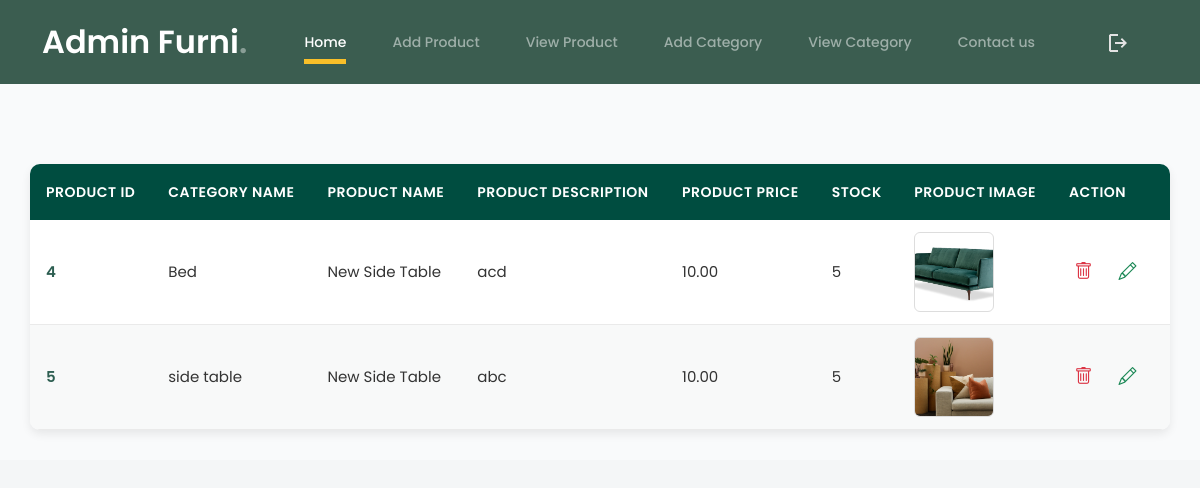
The page /view_product.php on the database its author committed.
### tables this page shows
CREATE TABLE `product` (
  `product_id` int(11) NOT NULL,
  `category_id` int(11) NOT NULL,
  `product_name` varchar(150) NOT NULL,
  `product_desc` text DEFAULT NULL,
  `product_price` decimal(10,2) NOT NULL,
  `stock` int(11) DEFAULT 0,
  `product_img` varchar(255) DEFAULT NULL,
  `created_at` timestamp NOT NULL DEFAULT current_timestamp(),
  `updated_at` timestamp NOT NULL DEFAULT current_timestamp() ON UPDATE current_timestamp()
);

CREATE TABLE `category` (
  `category_id` int(11) NOT NULL,
  `category_name` varchar(100) NOT NULL,
  `category_desc` text DEFAULT NULL,
  `status` enum('active','inactive') DEFAULT 'active',
  `created_at` datetime DEFAULT current_timestamp(),
  `updated_at` datetime DEFAULT current_timestamp() ON UPDATE current_timestamp()
);

### admin/view_product.php (the view)
<div class="product-table-container">
<?php
include "connect.php";
$select_query = "
SELECT product.product_id,
       category.category_name,
       product.product_name,
       product.product_desc,
       product.product_price,
       product.stock,
       product.product_img
FROM product
JOIN category ON product.category_id = category.category_id";
$run = mysqli_query($conn, $select_query);
$row = mysqli_num_rows($run);
if ($row > 0) {
?>
    <table class="product-table">
        <thead class="product-thead">
            <tr>
                <th>Product ID</th>
                <th>Category Name</th>
                <th>Product Name</th>
                <th>Product Description</th>
                <th>Product Price</th>
                <th>Stock</th>
                <th>Product Image</th>
                <th>Action</th>
            </tr>
        </thead>
        <tbody class="product-tbody">
        <?php
        while ($data = mysqli_fetch_assoc($run)) {
            echo "
            <tr class='product-row'>
                <td class='product-cell'>{$data['product_id']}</td>
                <td class='product-cell'>{$data['category_name']}</td>
                <td class='product-cell'>{$data['product_name']}</td>
                <td class='product-cell'>{$data['product_desc']}</td>
                <td class='product-cell'>{$data['product_price']}</td>
                <td class='product-cell'>{$data['stock']}</td>
                <td class='product-cell'>
                    <img src='Productuploads/{$data['product_img']}' alt='Product Image' class='product-image'>
                </td>
                <td class='product-action'>
                    <a href='product_delete.php?product_id={$data['product_id']}' class='delete-btn'><i class='bi bi-trash'></i></a>
                    <a href='update_product.php?product_id={$data['product_id']}' class='edit-btn'><i class='bi bi-pencil'></i></a>
                </td>
            </tr>";
        }
        ?>
        </tbody>
    </table>
<?php
} else {
    echo "<p class='no-product-msg'>No products found.</p>";
}
?>
</div>

### view_product.php (shortened to what this page needs)
<!DOCTYPE html>
<html lang="en">
<head>
     <?php include "headerlinks.php" ?>
</head>
<body>
    <?php include "admin/admin_nav.php" ?>
    <?php include "admin/view_product.php" ?>
</body>
</html>

### headerlinks.php (shortened to what this page needs)
<link href="css/bootstrap.min.css" rel="stylesheet">
<link rel="stylesheet" href="https://cdn.jsdelivr.net/npm/bootstrap-icons@1.11.3/font/bootstrap-icons.css">
<link href="https://cdnjs.cloudflare.com/ajax/libs/font-awesome/6.0.0-beta3/css/all.min.css" rel="stylesheet">
<link href="css/tiny-slider.css" rel="stylesheet">
<link href="css/style.css" rel="stylesheet">
<link rel="stylesheet" href="css/category.css">
<link rel="stylesheet" href="css/product.css">
<link rel="stylesheet" href="css/register.css">
<link rel="stylesheet" href="css/admin.css">

### admin/admin_nav.php (shortened to what this page needs)
<nav class="custom-navbar navbar navbar navbar-expand-md navbar-dark bg-dark" arial-label="Furni navigation bar">
	<div class="container">
		<a class="navbar-brand" href="index.php">Admin Furni<span>.</span></a>
		<div class="collapse navbar-collapse" id="navbarsFurni">
			<ul class="custom-navbar-nav navbar-nav ms-auto mb-2 mb-md-0">
				<li class="nav-item active">
					<a class="nav-link" href="admindash.php">Home</a>
				</li>
				<li><a class="nav-link" href="add_product.php">Add Product</a></li>
				<li><a class="nav-link" href="view_product.php">View Product</a></li>
				<li><a class="nav-link" href="add_category.php">Add Category</a></li>
				<li><a class="nav-link" href="view_category.php">View Category</a></li>
				<li><a class="nav-link" href="admin_contact.php">Contact us</a></li>
			</ul>
			<ul class="custom-navbar-cta navbar-nav mb-2 mb-md-0 ms-5">
				<li><a class="nav-link" href="login.php"><img src="images/logout.png"></a></li>
			</ul>
		</div>
	</div>
</nav>

### css/style.css (style rules this page uses)
body { overflow-x: hidden; position: relative; }
body { font-family: "Inter", sans-serif; font-weight: 400; line-height: 28px; color: #6a6a6a; font-size: 14px; background-color: #eff2f1; }
a { text-decoration: none; -webkit-transition: .3s all ease; -o-transition: .3s all ease; transition: .3s all ease; color: #2f2f2f; text-decoration: underline; }
.custom-navbar { background: #3b5d50 !important; padding-top: 20px; padding-bottom: 20px; }
.custom-navbar .navbar-brand { font-size: 32px; font-weight: 600; }
.custom-navbar .navbar-brand > span { opacity: .4; }
@media (min-width: 992px) { .custom-navbar .custom-navbar-nav li { margin-left: 15px; margin-right: 15px; } }
.custom-navbar .custom-navbar-nav li a { font-weight: 500; color: #ffffff !important; opacity: .5; -webkit-transition: .3s all ease; -o-transition: .3s all ease; transition: .3s all ease; position: relative; }
@media (min-width: 768px) { .custom-navbar .custom-navbar-nav li a:before { content: ""; position: absolute; bottom: 0; left: 8px; right: 8px; background: #f9bf29; height: 5px; opacity: 1; visibility: visible; width: 0; -webkit-transition: .15s all ease-out; -o-transition: .15s all ease-out; transition: .15s all ease-out; } }
.custom-navbar .custom-navbar-nav li.active a { opacity: 1; }
.custom-navbar .custom-navbar-nav li.active a:before { width: calc(100% - 16px); }
.custom-navbar .custom-navbar-cta { margin-left: 0 !important; -webkit-box-orient: horizontal; -webkit-box-direction: normal; -ms-flex-direction: row; flex-direction: row; }
@media (min-width: 768px) { .custom-navbar .custom-navbar-cta { margin-left: 40px !important; } }
.custom-navbar .custom-navbar-cta li { margin-left: 0px; margin-right: 0px; }
.custom-navbar .custom-navbar-cta li:first-child { margin-right: 20px; }

### css/category.css (style rules this page uses)
* { margin: 0; padding: 0; box-sizing: border-box; }
body { font-family: "Poppins", sans-serif; background-color: #f4f6fa; }
table { width: 100%; border-collapse: collapse; background-color: #fff; box-shadow: 0 6px 25px rgba(0, 0, 0, 0.08); overflow: hidden; margin-top: 50px; }
thead { background-color: #2d5e51; color: #fff; }
thead th { padding: 14px 16px; text-align: left; text-transform: uppercase; letter-spacing: 0.5px; font-size: 14px; }
tbody tr { border-bottom: 1px solid #eaeaea; transition: background 0.3s ease; }
tbody td { padding: 14px 16px; color: #333; font-size: 15px; }
tbody td:first-child { font-weight: 600; color: #2d5e51; }
td i { cursor: pointer; font-size: 18px; margin-right: 12px; transition: transform 0.2s, color 0.3s; }
td i.bi-trash { color: #dc3545; }
td i.bi-pencil { color: #198754; }

### css/product.css (style rules this page uses)
.product-table-container { padding: 30px; background-color: #f9fafb; font-family: "Poppins", sans-serif; }
.product-table { width: 100%; border-collapse: collapse; background-color: #ffffff; box-shadow: 0 4px 10px rgba(0,0,0,0.08); border-radius: 10px; overflow: hidden; }
.product-thead { background-color: #004d40; color: #ffffff; text-transform: uppercase; font-size: 14px; }
.product-thead th { padding: 14px 16px; text-align: left; font-weight: 600; letter-spacing: 0.5px; }
.product-tbody .product-row:nth-child(even) { background-color: #f8f9f9; }
.product-cell { padding: 12px 16px; color: #333; vertical-align: middle; font-size: 15px; }
.product-image { width: 80px; height: 80px; object-fit: cover; border-radius: 6px; border: 1px solid #ddd; }
.product-action { text-align: center; }
.product-action a { text-decoration: none; margin: 0 5px; }
.delete-btn i { color: #e53935; font-size: 18px; transition: transform 0.2s; }
.edit-btn i { color: #43a047; font-size: 18px; transition: transform 0.2s; }

### css/register.css (style rules this page uses)
* { margin: 0; padding: 0; box-sizing: border-box; }

### css/admin.css (style rules this page uses)
* { margin: 0; padding: 0; box-sizing: border-box; font-family: "Poppins", sans-serif; }
body { background-color: #f4f6f7; color: #333; }

### rows shown on the page
product: product_id "4", category.category_name "Bed", product_name "New Side Table", product_desc "acd", product_price "10.00", stock "5", product_img (picture)
product: product_id "5", category.category_name "side table", product_name "New Side Table", product_desc "abc", product_price "10.00", stock "5", product_img (picture)
